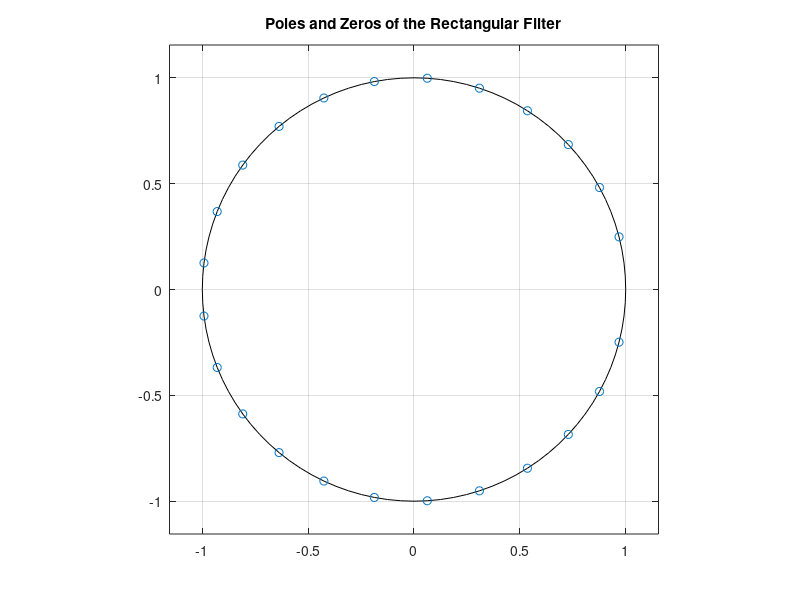

The MATLAB script that drew this image:
% Specifications
N = 25; % Number of points in the filter

% Create a rectangular window (boxcar filter)
h_rectangular = ones(N, 1) / N; % Normalize the impulse response

% Calculate the impulse response
impulse_length = 50; % Length of impulse response for visualization
impulse = [1; zeros(impulse_length-1, 1)]; % Create an impulse signal
h_response = conv(h_rectangular, impulse); % Convolve with impulse

% Find poles and zeros
[Z, P, K] = tf2zp(h_rectangular, 1); % Zeros, poles, and gain

% Display poles and zeros
disp('Poles and Zeros:');
disp('Zeros:');
disp(Z);
disp('Poles:');
disp(P);

% Plot poles and zeros
figure;
zplane(Z, P);
title('Poles and Zeros of the Rectangular Filter');
grid on;

